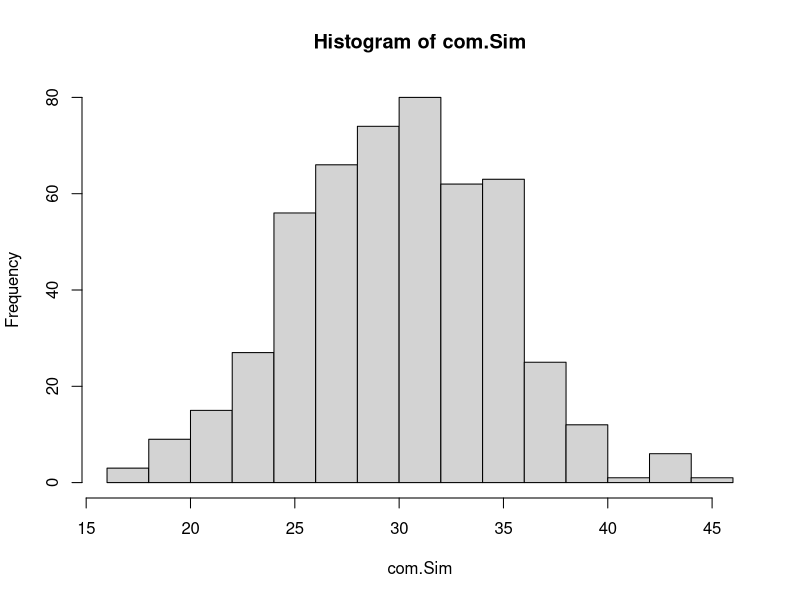
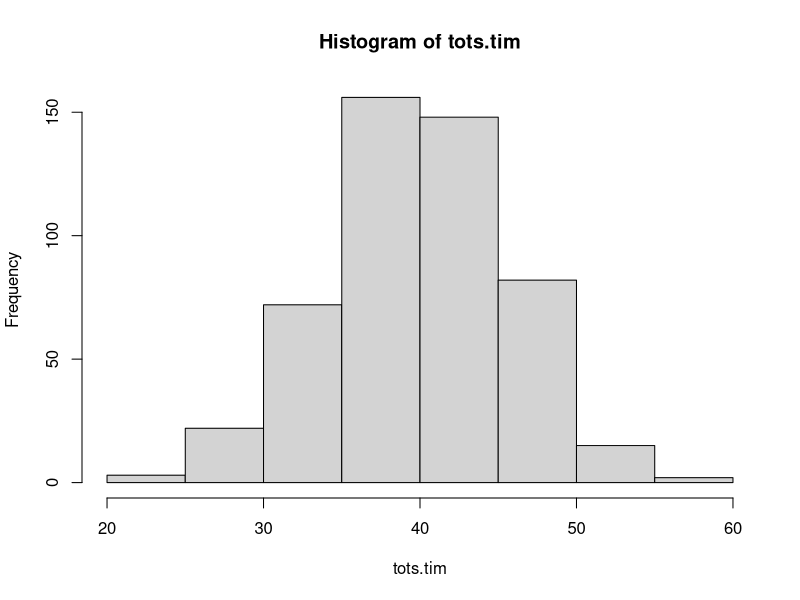

Recreate these plots in R, in order. (Note: this script raises an error after producing the figures.)
#9/25/17

D<- matrix(1:9, nrow= 3)
D
b<- c(0, 0, 99)
D.org<- D 
D[,3]<- c(0, 0 , 99)
D<- D[,-c(3)]
D
D<- cbind(D, b)
D
d.2<- cbind(D.org[,1], b, D.org[,3])
d.2

#ex
#time it takes to work is normally distributed with mean 30 min and sd 5 min 
#time it takes to buy cofefe is normally distributed with mean 10 min and sd 3 min
#what is prob that it takes over 45 min to commute and buy cofefe

#simulate 500 commute
com.Sim<- rnorm(n= 500,mean= 30,sd= 5)
?rnorm
hist(com.Sim)
cofefe.Sim<- rnorm(500, 10, 3) 
tots.tim<- com.Sim+ cofefe.Sim
hist(tots.tim)
#monte carlo estimate of prob of communte and
#cofefe exceedes 45 min =(#of times over 45)/n  
subset(tots.tim, tots.tim> 45)
length(subset(tots.tim, tots.tim> 45))/500
sum(tots.tim>45)/500
# accuracy monte carlo error 1/sqrt(n)
1/sqrt(500)
#estimate is 0.18 +/- 0.04

#1
#a
Nick<- rnorm(1000, mean= 10, sd= 2)
Stacy<- rnorm(1000, mean= 9, sd= 3)
tots.timmy<- Nick+Stacy
sum(tots.timmy>21)/length(tots.timmy)
#b
?curve
curve()